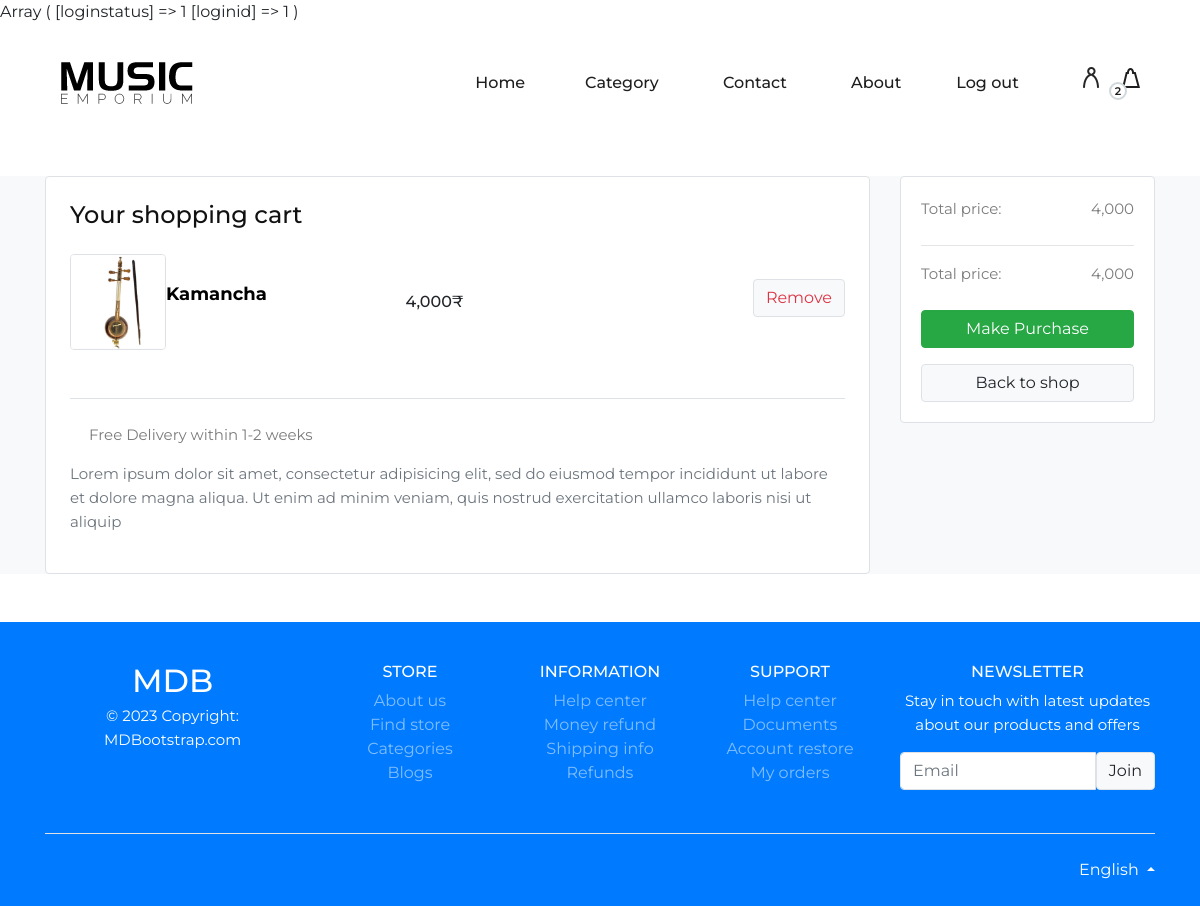
Screenshot of /cart.php (signed in) with the database file from the repository.
### tables this page shows
CREATE TABLE `cart` (
  `ID` int(11) NOT NULL,
  `productid` int(11) NOT NULL,
  `userid` int(11) NOT NULL,
  `quantity` int(11) NOT NULL
);

CREATE TABLE `product` (
  `id` int(5) NOT NULL,
  `productname` varchar(200) NOT NULL,
  `productimage` varchar(200) NOT NULL,
  `productprice` int(5) NOT NULL,
  `productdesc` varchar(500) NOT NULL,
  `categoryid` int(11) NOT NULL
);

### cart.php (the view, shortened to what this page needs)
<?php
print_r($_SESSION);
if(isset($_SESSION['loginid'])&&$_SESSION['loginid']){
?>
<!DOCTYPE html>
<html lang="en">
<head>
    <?php
    include_once("./common/style.php");
    ?>
</head>
<body>
    <?php
    include_once("./common/header.php");
    ?>
    <section class="bg-light my-5">
        <div class="container">
            <div class="row">
                <div class="col-lg-9">
                    <div class="card border shadow-0">
                        <div class="m-4">
                            <h4 class="card-title mb-4">Your shopping cart</h4>
                            <?php
                            $p=0;
                            include("./include/config.php");
                            $qry = "SELECT * FROM cart WHERE userid='" . $_SESSION['loginid'] . "'";
                            $res = mysqli_query($conn, $qry);
                            while ($row = mysqli_fetch_assoc($res)) {
                                $subqry = "SELECT * FROM product WHERE id='" . $row['productid'] . "'";
                                $subres = mysqli_query($conn, $subqry);
                                $subrow = mysqli_fetch_assoc($subres);
                                $p+=$subrow['productprice'];
                            ?>
                                <div class="row gy-3 mb-4" style="align-items: center;">
                                    <div class="col-lg-5">
                                        <div class="me-lg-5">
                                            <div class="d-flex">
                                                <img src="./image/product/<?php echo $subrow['productimage'] ?>" class="border rounded me-3" style="width: 96px; height: 96px;" />
                                                <div class="" style="display: flex; align-items: center;">
                                                    <p style="font-size: large; font-weight: bolder; color: black;"><?php echo $subrow['productname'] ?></p>
                                                </div>
                                            </div>
                                        </div>
                                    </div>
                                    <div class="col-lg-2 col-sm-6 col-6 d-flex flex-row flex-lg-column flex-xl-row text-nowrap">
                                        <div class="">
                                            <text class="h6"><?php echo number_format($subrow['productprice']) ?>₹</text> <br />
                                        </div>
                                    </div>
                                    <div class="col-lg col-sm-6 d-flex justify-content-sm-center justify-content-md-start justify-content-lg-center justify-content-xl-end mb-2">
                                        <div class="float-md-end">
                                            <a href="removetocart.php?id=<?php echo $row['ID']  ?>" class="btn btn-light border text-danger icon-hover-danger"> Remove</a>
                                        </div>
                                    </div>
                                </div>
                            <?php
                            }
                            ; ?>
                        </div>
                        <div class="border-top pt-4 mx-4 mb-4">
                            <p><i class="fas fa-truck text-muted fa-lg"></i> Free Delivery within 1-2 weeks</p>
                            <p class="text-muted">
                                Lorem ipsum dolor sit amet, consectetur adipisicing elit, sed do eiusmod tempor incididunt ut labore et dolore magna aliqua. Ut enim ad minim veniam, quis nostrud exercitation ullamco laboris nisi ut
                                aliquip
                            </p>
                        </div>
                    </div>
                </div>
                <div class="col-lg-3">
                    <div class="card shadow-0 border">
                        <div class="card-body">
                            <div class="d-flex justify-content-between">
                                <p class="mb-2">Total price:</p>
                                <p class="mb-2"><?php echo number_format($p) ; ?></p>
                            </div>
                            <hr />
                            <div class="d-flex justify-content-between">
                                <p class="mb-2">Total price:</p>
                                <p class="mb-2 fw-bold"><?php echo number_format($p) ; ?></p>
                            </div>
                            <div class="mt-3">
                                <a href="addtoorder.php" class="btn btn-success w-100 shadow-0 mb-2"> Make Purchase </a>
                                <a href="#" class="btn btn-light w-100 border mt-2"> Back to shop </a>
                            </div>
                        </div>
                    </div>
                </div>
            </div>
        </div>
    </section>
    <footer class="text-center text-lg-start text-muted bg-primary mt-3">
        <section class="">
            <div class="container text-center text-md-start pt-4 pb-4">
                <div class="row mt-3">
                    <div class="col-12 col-lg-3 col-sm-12 mb-2">
                        <a href="https://mdbootstrap.com/" target="_blank" class="text-white h2">
                            MDB
                        </a>
                        <p class="mt-1 text-white">
                            © 2023 Copyright: MDBootstrap.com
                        </p>
                    </div>
                    <div class="col-6 col-sm-4 col-lg-2">
                        <h6 class="text-uppercase text-white fw-bold mb-2">
                            Store
                        </h6>
                        <ul class="list-unstyled mb-4">
                            <li><a class="text-white-50" href="#">About us</a></li>
                            <li><a class="text-white-50" href="#">Find store</a></li>
                            <li><a class="text-white-50" href="#">Categories</a></li>
                            <li><a class="text-white-50" href="#">Blogs</a></li>
                        </ul>
                    </div>
                    <div class="col-6 col-sm-4 col-lg-2">
                        <h6 class="text-uppercase text-white fw-bold mb-2">
                            Information
                        </h6>
                        <ul class="list-unstyled mb-4">
                            <li><a class="text-white-50" href="#">Help center</a></li>
                            <li><a class="text-white-50" href="#">Money refund</a></li>
                            <li><a class="text-white-50" href="#">Shipping info</a></li>
                            <li><a class="text-white-50" href="#">Refunds</a></li>
                        </ul>
                    </div>
                    <div class="col-6 col-sm-4 col-lg-2">
                        <h6 class="text-uppercase text-white fw-bold mb-2">
                            Support
                        </h6>
                        <ul class="list-unstyled mb-4">
                            <li><a class="text-white-50" href="#">Help center</a></li>
                            <li><a class="text-white-50" href="#">Documents</a></li>
                            <li><a class="text-white-50" href="#">Account restore</a></li>
                            <li><a class="text-white-50" href="#">My orders</a></li>
                        </ul>
                    </div>
                    <div class="col-12 col-sm-12 col-lg-3">
                        <h6 class="text-uppercase text-white fw-bold mb-2">Newsletter</h6>
                        <p class="text-white">Stay in touch with latest updates about our products and offers</p>
                        <div class="input-group mb-3">
                            <input type="email" class="form-control border" placeholder="Email" aria-label="Email" aria-describedby="button-addon2" />
                            <button class="btn btn-light border shadow-0" type="button" id="button-addon2" data-mdb-ripple-color="dark">
                                Join
                            </button>
                        </div>
                    </div>
                </div>
            </div>
        </section>
        <div class="">
            <div class="container">
                <div class="d-flex justify-content-between py-4 border-top">
                    <div>
                        <i class="fab fa-lg fa-cc-visa text-white"></i>
                        <i class="fab fa-lg fa-cc-amex text-white"></i>
                        <i class="fab fa-lg fa-cc-mastercard text-white"></i>
                        <i class="fab fa-lg fa-cc-paypal text-white"></i>
                    </div>
                    <div class="dropdown dropup">
                        <a class="dropdown-toggle text-white" href="#" id="Dropdown" role="button" data-mdb-toggle="dropdown" aria-expanded="false"> <i class="flag-united-kingdom flag m-0 me-1"></i>English </a>
                    </div>
                </div>
            </div>
        </div>
    </footer>
    <?php
    include_once("./common/style.php");
    ?>
</body>
</html>
<?php
}else{
    header("location:login.php");
}

### css/style.css (style rules this page uses)
html, body { height: 100%; font-family: "Montserrat", sans-serif; -webkit-font-smoothing: antialiased; font-smoothing: antialiased; background: none; }
h1, h2, h3, h4, h5, h6 { margin: 0; color: #111111; font-weight: 500; font-family: "Montserrat", sans-serif; }
h4 { font-size: 24px; }
h6 { font-size: 16px; }
p { font-size: 15px; color: #7b7b7b; font-weight: 400; line-height: 1.6; font-family: "Montserrat", sans-serif; margin: 0 0 15px 0; }
img { max-width: 100%; }
ul, ol { padding: 0; margin: 0; }

### rows the page displays
cart: productid.productimage (picture), productid.productname "Kamancha", productid.productprice "4,000"

### other values shown
$p "4,000"
